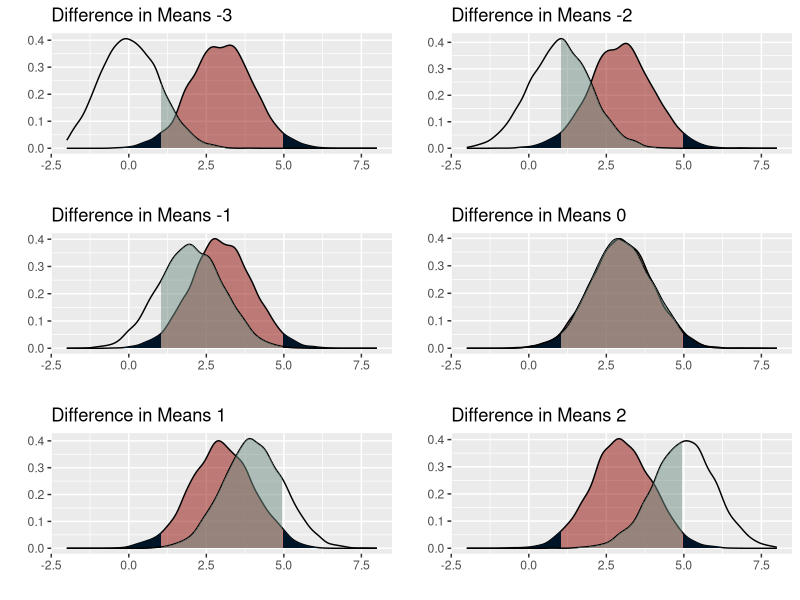
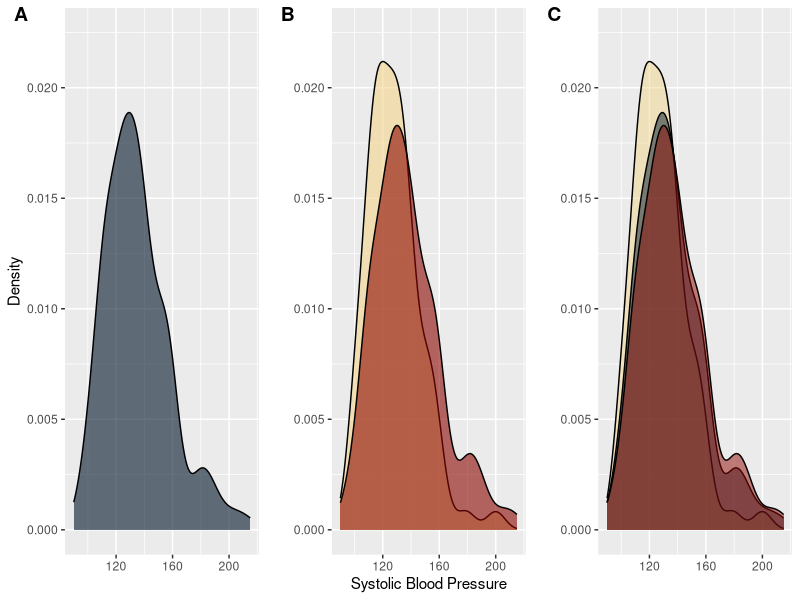
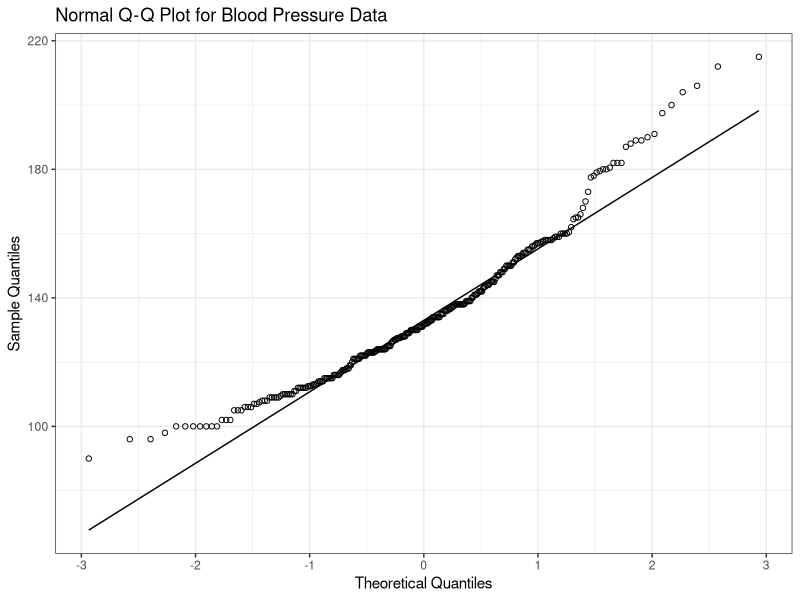

Reproduce these figures in R, in order.
## ---- chunk 1
knitr::opts_chunk$set(echo = TRUE)

#Use required packages
library(tidyverse) #for plots and data manipulation
library(cowplot) #aligning plots
library(gridExtra)
library(scales)

df_data <- read_csv("framingham_data.csv") # Read in data
## ---- chunk 2
df_data$index <- seq(nrow(df_data)) # Add an index column

#df_data %>% summary # Summarize Data

# Split data into smoker and nonsmoker
df_smoker <- df_data %>% filter(currentSmoker == 1)
df_nonsmoker <- df_data %>% filter(currentSmoker == 0)

#Create a sample variance function to ensure proper calculation
sample_variance <- function(x, sampling = TRUE){
    if (sampling == TRUE){
        sum((x - mean(x))^2) / (length(x) - 1)
    } else if(sampling == FALSE) {
        sum((x - mean(x))^2) / (length(x))
    }
}
#Create pooled sample variance function 
f_pooled_variance <- function(x, y){
    ((length(x) - 1) * sample_variance(x) + 
     (length(y) - 1) * sample_variance(y)) / 
    (length(x) + length(y) - 2)
}

# Skewness function 
skew_function <- function(x){
    mean((x - mean(x))^3) / sqrt(sample_variance(x))^3
}

# kurtosis function
kurt_function <- function(x){
    mean((x - mean(x))^4) / sqrt(sample_variance(x))^4
}

# Create a Satterthawaite Approximation Function

satterth <- function(s1, s2, n1, n2){
    term1 <- s1/n1
    term2 <- s2/n2
    nu <- (term1 + term2)^2 / ((term1/(n1 - 1)) + (term2/(n2 - 1)))
    return(floor(nu))
}


#Plot and compare split data

#options(repr.plot.width = 6, repr.plot.height = 4, repr.plot.res = 150)

plot_colors <- c("#001427","#708d81","#f4d58d","#bf0603","#8d0801")
y_limits <- c(0, 0.0225)

total_data <- ggplot(df_data) + geom_density(aes(sysBP), 
                                             fill = plot_colors[1],
                                             alpha = 0.6) +
                       ylim(y_limits) + ylab("Density") + xlab("")

sep_data <- ggplot() + geom_density(data = df_smoker, aes(sysBP), 
                                    fill = plot_colors[3], alpha = 0.6) + 
                       geom_density(data = df_nonsmoker, aes(sysBP), 
                                    fill = plot_colors[5], alpha = 0.6) +
                       ylim(y_limits) + ylab("") + xlab("Systolic Blood Pressure")

plot_3 <- ggplot() + geom_density(data = df_smoker, aes(sysBP), 
                                    fill = plot_colors[3], alpha = 0.5) + 
                       geom_density(data = df_data, aes(sysBP), 
                                    fill = plot_colors[1], alpha = 0.5) +
                       geom_density(data = df_nonsmoker, aes(sysBP), 
                                    fill = plot_colors[5], alpha = 0.5) +
                       ylim(y_limits) + ylab("") + xlab("")

#plot_grid(total_data, sep_data, plot_3, align = 'vh', 
#          hjust = -1,nrow = 1, ncol = 3)

data_kurtosis <- kurt_function(df_data$sysBP)
data_skew <- skew_function(df_data$sysBP)
data_IQR <- as.numeric(quantile(df_data$sysBP, probs = 0.75)) - 
       as.numeric(quantile(df_data$sysBP, probs = 0.25))
data_MAD <- median(abs(df_data$sysBP - median(df_data$sysBP)))
data_samVar <- sample_variance(df_data$sysBP)

eIQR <- data_IQR / 1.35
eMAD <- data_MAD / 0.675

# Q-Q Plot

data_qqplot <- 
ggplot(df_data, aes(sample = sysBP)) + 
stat_qq(shape = 1) + stat_qq_line() + 
ggtitle("Normal Q-Q Plot for Blood Pressure Data") + 
xlab("Theoretical Quantiles") +
ylab("Sample Quantiles")
## ---- chunk 3

# Common values for analysis

alpha <- 0.05

mu_smoker <- mean(df_smoker$sysBP)
var_smoker <- sample_variance(df_smoker$sysBP)
n_smoker <- length(df_smoker$sysBP)

mu_nonsmoker <- mean(df_nonsmoker$sysBP)
var_nonsmoker <- sample_variance(df_nonsmoker$sysBP)
n_nonsmoker <- length(df_nonsmoker$sysBP)

# Two Sample T-test - Pooled Sample Variance - P-value

dof_1 <- (n_smoker + n_nonsmoker - 2)

p_sample_var_1 <- f_pooled_variance(df_smoker$sysBP, 
                                    df_nonsmoker$sysBP)


t_obs_1 <- (mu_smoker - mu_nonsmoker) / (sqrt(p_sample_var_1) * sqrt(1/n_smoker + 1/n_nonsmoker))

t_stat_1 <- qt(alpha / 2, dof_1)

p_value_obs_1 <- dt(t_obs_1, dof_1)

#Two Sample T-test - Difference Variance Sample Variance - P-value

dof_2 <- satterth(var_smoker, var_nonsmoker, n_smoker, n_nonsmoker)

np_sample_var_2 <- (var_nonsmoker/n_smoker + var_nonsmoker/n_nonsmoker)

t_obs_2 <- (mu_smoker - mu_nonsmoker) / (sqrt(var_nonsmoker/n_smoker + var_nonsmoker/n_nonsmoker))

t_stat_2 <- qt(alpha / 2, dof_2)

p_value_obs_2 <- dt(t_obs_2, dof_2)

# Confidence Limits

diff_mu <- mu_smoker - mu_nonsmoker

#Pooled Sample variance

CL_pooled <- t_stat_1 * (sqrt(p_sample_var_1/n_smoker + p_sample_var_1/n_nonsmoker))

#Non pooled Sample variance

CL_nonpooled <- t_stat_2 * (sqrt(var_nonsmoker/n_smoker + var_nonsmoker/n_nonsmoker))

CI_pooled <- round(c(diff_mu + CL_pooled, diff_mu - CL_pooled), 2)

CI_nonpooled <-round(c(diff_mu + CL_nonpooled, diff_mu - CL_nonpooled), 2)

## ---- chunk 4
options(repr.plot.width = 12, repr.plot.height = 5, repr.plot.res = 150)
set.seed(100)

null_mean <- 3
alt_means <- c(0, 1, 2, 3, 4, 5)
plot_list <- list()

#plot_colors <- c("#072ac8","#1e96fc","#a2d6f9","#fcf300","#ffc600")

for(i in 1:6){
    
    sim1 <- rnorm(5000, null_mean, sqrt(1))
    sim2 <- rnorm(5000, alt_means[i], sqrt(1))

    alpha1 <- qnorm(0.025, null_mean, sqrt(1)) 
    alpha2 <- qnorm(0.975, null_mean, sqrt(1))

    df_set <- tibble("H0" = sim1, "HA" = sim2)
    
    title_string <- sprintf("Difference in Means %i", (alt_means[i] - null_mean))

    plot_list[[i]]  <-
    ggplot(data = df_set) + geom_density(aes(H0), alpha = 0.5, fill = plot_colors[5]) + 
                            geom_area(
                                aes(x = stage(H0, after_scale = oob_censor(x, c(-Inf, alpha1)
                                                                          )
                                             )
                                   ),
                                stat = "density", fill = plot_colors[1]
                                 ) +
                            geom_area(
                                aes(x = stage(H0, after_scale = oob_censor(x, c(alpha2, Inf)
                                                                          )
                                             )
                                   ),
                                stat = "density", fill = plot_colors[1]
                                     ) +
                            geom_density(aes(HA), alpha = 0.5) + 
                            geom_area(
                                aes(x = stage(HA, after_scale = oob_censor(x, c(alpha1, alpha2)
                                                                          )
                                             )
                                   ),
                                stat = "density", fill = plot_colors[2], alpha = 0.5
                                     ) +
                            xlim(-2, 8) + xlab("") + ylab("") + ggtitle(title_string)
    
                                }

do.call(grid.arrange, plot_list)
## ---- chunk 5
#Part II
set.seed(1)

alpha <- 0.05

test_function <- function (x, y, pooled = FALSE){

    mu_1 <- mean(x)
    var_1 <- sample_variance(x, sampling = TRUE)
    
    mu_2 <- mean(y)
    var_2 <- sample_variance(y, sampling = TRUE)
    
    #Calculate the pooled sample variance
    pooled_sample <- ((length(x) - 1) * var_1 + (length(y) - 1) * var_2) / (length(x) + length(y) - 2)
    
    #calulate the observed t statistic
    if (pooled == TRUE){
        
        cal_sigma <- (sqrt(pooled_sample/length(x) + pooled_sample/length(y)))
        
        ttest <- (mu_1 - mu_2) / cal_sigma
        dof <- length(x) + length(y) - 2 #Determine degrees of freedom
        
        } else {
        
        cal_sigma <- (sqrt(var_1/length(x) + var_2/length(y)))
        
        ttest <- (mu_1 - mu_2) / cal_sigma
        dof <- satterth(var_1, var_2, length(x), length(y))
    }
    
    #Determine whether or not the null hypothesis can be rejected (1 = rejected, 0 = not rejected)
    verdict <- !between(ttest, qt(alpha / 2, dof), qt(1 - alpha / 2, dof))
    
    #Return calculated values
    return(c(mu_1, var_1, mu_2, var_2, ttest, cal_sigma, dof,verdict))
}



mu1 <- c(0, 4, 5, 6, 10)
var1 <- c(1, 4, 9)
n1 <- c(10, 30, 70, 100)

mu2 <- 5
var2 <- 1
n2 <- c(10, 30, 70, 100)

sim_test <- function(x_mu, x_var, x_n, y_mu, y_var, y_n, pooled = TRUE){
    
    sim_data_results <- matrix(rep(0, 8), ncol = 8)
    
    for (i in 1:1000){
        
        sim_set1 <- rnorm(x_n, x_mu, sqrt(x_var))
        sim_set2 <- rnorm(y_n, y_mu, sqrt(y_var))
        
        sim_data_results <- rbind(sim_data_results, test_function(sim_set1, sim_set2, pooled))
        
        #print(sim_data_results)
    }
    
    df_sim_data <- data.frame(sim_data_results[2 : nrow(sim_data_results),])
    colnames(df_sim_data) = c("Null Mean", "Null Variance", "Alternate Mean", "Alternate Variance",
                                  "T statistic", "Calculated Variance", "DoF", "Null Reject")
    return(df_sim_data)
}

# HA: mean = 5, var = 1
test_results_1 <- sim_test(mu1[1], var1[1], n1[1], mu2, var2, n2[1])
test_results_2 <- sim_test(mu1[2], var1[1], n1[1], mu2, var2, n2[1])
test_results_3 <- sim_test(mu1[3], var1[1], n1[1], mu2, var2, n2[1])
test_results_4 <- sim_test(mu1[4], var1[1], n1[1], mu2, var2, n2[1])
test_results_5 <- sim_test(mu1[5], var1[1], n1[1], mu2, var2, n2[1])

test_results_6 <- sim_test(mu1[3], var1[1], n1[1], mu2, var2, n2[1])
test_results_7 <- sim_test(mu1[3], var1[2], n1[1], mu2, var2, n2[1])
test_results_8 <- sim_test(mu1[3], var1[3], n1[1], mu2, var2, n2[1])

test_results_9 <- sim_test(mu1[4], var1[1], n1[1], mu2, var2, n2[1])
test_results_10 <- sim_test(mu1[4], var1[2], n1[1], mu2, var2, n2[1])
test_results_11 <- sim_test(mu1[4], var1[3], n1[1], mu2, var2, n2[1])

test_results_12 <- sim_test(mu1[4], var1[1], n1[1], mu2, var2, n2[1])
test_results_13 <- sim_test(mu1[4], var1[1], n1[2], mu2, var2, n2[1])
test_results_14 <- sim_test(mu1[4], var1[1], n1[3], mu2, var2, n2[1])
test_results_15 <- sim_test(mu1[4], var1[1], n1[4], mu2, var2, n2[1])

test_results_16 <- sim_test(mu1[4], var1[1], n1[1], mu2, var2, n2[2])
test_results_17 <- sim_test(mu1[4], var1[1], n1[2], mu2, var2, n2[2])
test_results_18 <- sim_test(mu1[4], var1[1], n1[3], mu2, var2, n2[2])
test_results_19 <- sim_test(mu1[4], var1[1], n1[4], mu2, var2, n2[2])

test_results_20 <- sim_test(mu1[4], var1[1], n1[1], mu2, var2, n2[3])
test_results_21 <- sim_test(mu1[4], var1[1], n1[2], mu2, var2, n2[3])
test_results_22 <- sim_test(mu1[4], var1[1], n1[3], mu2, var2, n2[3])
test_results_23 <- sim_test(mu1[4], var1[1], n1[4], mu2, var2, n2[3])

test_results_24 <- sim_test(mu1[4], var1[1], n1[1], mu2, var2, n2[4])
test_results_25 <- sim_test(mu1[4], var1[1], n1[2], mu2, var2, n2[4])
test_results_26 <- sim_test(mu1[4], var1[1], n1[3], mu2, var2, n2[4])
test_results_27 <- sim_test(mu1[4], var1[1], n1[4], mu2, var2, n2[4])

test_results_28 <- sim_test(mu1[4], var1[1], n1[2], mu2, var2, n2[4])
test_results_29 <- sim_test(mu1[4], var1[2], n1[2], mu2, var2, n2[4])
test_results_30 <- sim_test(mu1[4], var1[3], n1[2], mu2, var2, n2[4])
## ---- chunk 6
# Plotting
options(repr.plot.width = 6, repr.plot.height = 4, repr.plot.res = 150)

plot_grid(total_data, sep_data, plot_3, align = 'vh', 
          hjust = -1,nrow = 1, ncol = 3, labels = c("A", "B", "C"))
## ---- chunk 7
data_qqplot + theme_bw()
